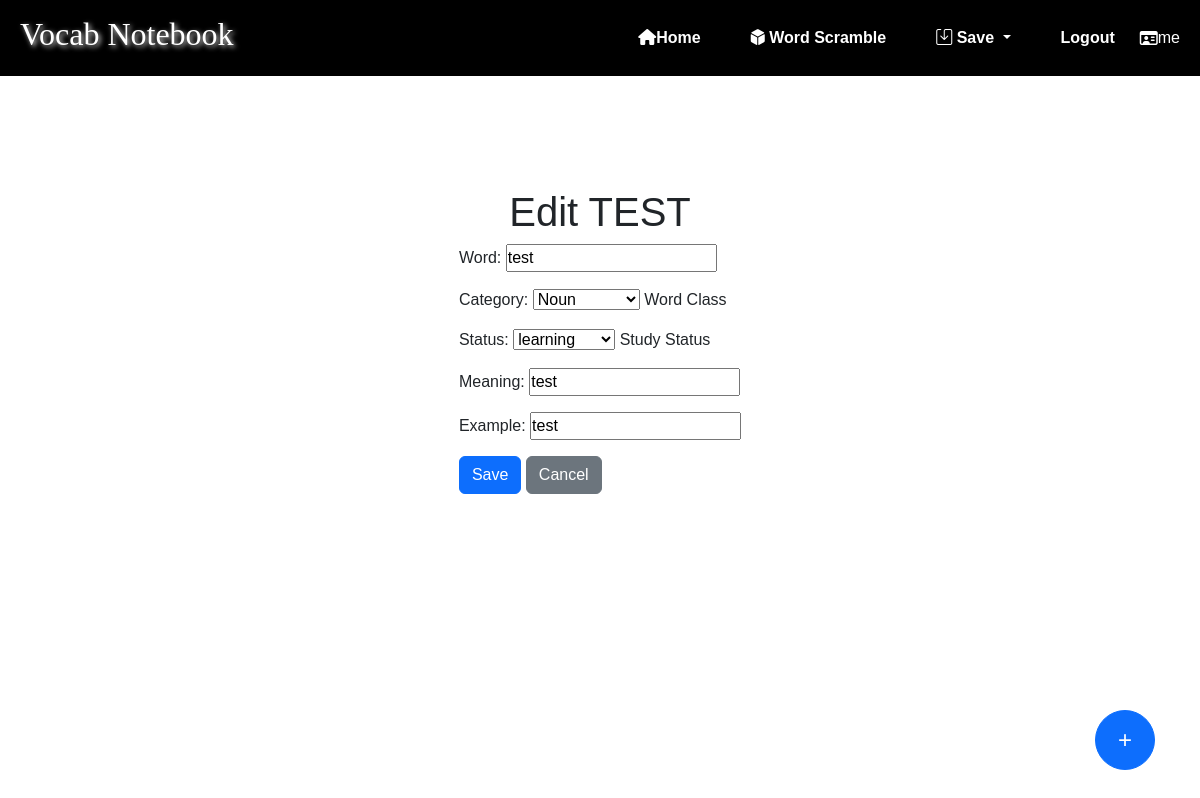
Screenshot of /Test_app/edit/19/ (signed in) with the database file from the repository.
### Test_app/models.py (models this page shows, shortened)
class Vocab(models.Model):
    word = models.CharField(max_length=20)
    CATEGORY = (
        ('n', 'Noun'),
        ('v', 'Verb'),
        ('adj', 'Adjective'),
        ('adv', 'Adverb'),
        ('prep', 'Preposition'),
        ('conj', 'Conjunction'),
        ('pron', 'Pronoun'),
        ('int', 'Interjection')
    )
    category = models.CharField(
        max_length=4,
        choices=CATEGORY,
        null=True,
        blank=True,
        help_text='Word Class',
    )
    STATUS = (
        ('m', 'memorized'),
        ('l', 'learning'),
        ('f', 'forgot')
    )
    status = models.CharField(
        max_length=1,
        choices=STATUS,
        default='l',
        help_text='Study Status',
    )
    meaning = models.CharField('Meaning', null=True, blank=True, max_length=200)
    example = models.CharField('Example', null=True, blank=True, max_length=200)
    created_at = models.DateField(auto_now_add=True, help_text='The date the vocab was created.', null=True, blank=True)
    user = models.ForeignKey(User, on_delete=models.CASCADE, related_name='vocab_list')

### Test_app/views.py (the view, shortened to what this page needs)
# urls.py: path('edit/<int:pk>/', views.VocabUpdateView.as_view(), name='edit_vocab'),
class VocabUpdateView(UpdateView):
    model = Vocab
    form_class = VocabForm
    template_name = 'edit_vocab.html'

### Test_app/forms.py
class VocabForm(forms.ModelForm):
    class Meta:
        model = Vocab
        fields = ['word', 'category', 'status', 'meaning', 'example']  # Include fields you want in the form

### Test_app/templates/edit_vocab.html (shortened to what this page needs)
{% extends 'base.html' %}
{% block content %}
  <div style="text-align: center; margin-top: 10%;">
    {% if user.is_authenticated %}
      <h1>Edit {{ vocab.word|upper }}</h1>
      <form method="post" style="display: inline-block; text-align: left;">
        {{ form.as_p }}
        <button type="submit" class="btn btn-primary">Save</button>
        <a href="{% url 'index' %}" class="btn btn-secondary">Cancel</a>
      </form>
    {% else %}
      <h1>Please log in to edit vocabulary.</h1>
    {% endif %}
  </div>
{% endblock %}

### Test_app/templates/base.html (shortened to what this page needs)
<!doctype html>
<html lang="en">
    <head>
        <link href="https://cdnjs.cloudflare.com/ajax/libs/font-awesome/6.4.0/css/all.min.css" rel="stylesheet">
        <link href="https://cdn.jsdelivr.net/npm/bootstrap-icons/font/bootstrap-icons.css" rel="stylesheet">
        <link href="https://cdn.jsdelivr.net/npm/bootstrap@5.3.3/dist/css/bootstrap.min.css"
          rel="stylesheet"
>
        {% load static %}
        <link rel="stylesheet" href="{% static 'css/styles.css' %}" />
    </head>
    <body>
        <nav class="navbar">
            <div class="data-container">
                <h2><a href="{% url 'index' %}" class="Logo">Vocab Notebook</a></h2>
                <div id="menu-time" class="menu-data animate__animated ">
                    <a href="{% url 'index' %}" class="nav-a"><i class="fa fa-home" aria-hidden="true"></i>Home</a>
                    <a href="{% url 'word_scramble' %}" class="nav-a">
                        <i class="fas fa-dice-d6"></i> Word Scramble
                    </a>
                    <div class="dropdown">
                        <a href="#" class="nav-a dropdown-toggle">
                            <i class="bi bi-save"></i> Save
                        </a>
                    </div>
                    {% if user.is_authenticated %}
                    <a href="{% url 'logout' %}?next={{ request.path }}" class="nav-a">Logout</a>
                    <i class='far fa-id-card'></i>{{ user.get_username }}
                    {% else %}
                    <a href="{% url 'login' %}?next={{ request.path }}" class="nav-a">Login/Sign-up</a>
                    {% endif %}
                </div>
            </div>
        </nav>
        <div class="container">
            {% block content %} {% endblock %}
            <a href="{% url 'add_vocab' %}" class="btn btn-primary btn-lg rounded-circle position-fixed"
            style="bottom: 30px; right: 45px; width: 60px; height: 60px; display: flex; align-items: center; justify-content: center; font-size: 24px;">
            +
            </a>
        </div>
    </body>
</html>

### Test_app/static/css/styles.css (style rules this page uses)
* { padding: 0; margin: 0; box-sizing: border-box; font-family: Arial, Helvetica, sans-serif; }
.navbar { display: flex; background-color: black; padding: 15px 20px; color: white; width: 100%; align-items: center; justify-content: center; }
.data-container { width: 100%; max-width: 1200px; display: flex; justify-content: center; align-items: center; }
.Logo { font-family: Georgia, serif; text-shadow: 2px 2px 5px gainsboro; text-decoration: none; color: white; }
.nav-a { text-decoration: none; color: white; padding: 10px 15px; border-radius: 25px; transition: background-color 0.3s ease-in; margin: 0 10px; font-weight: bold; }
.menu-data { margin-left: auto; display: flex; align-items: center; }
.dropdown { position: relative; display: inline-block; }

### rows the page displays
Vocab: word "TEST", word "test", category "Noun", status "learning", meaning "test", example "test"

### other values shown
{{ user.get_username }} "me"
